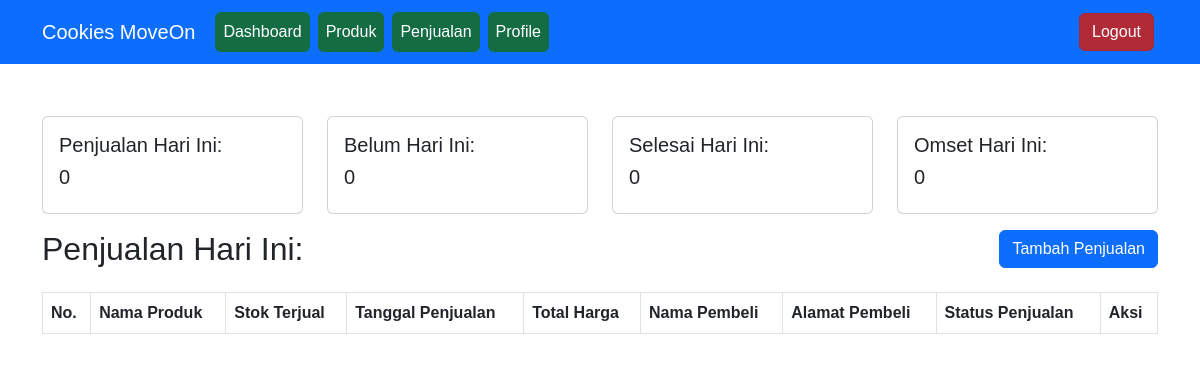
The page /dashboard.php (signed in) on the database as committed earlier.
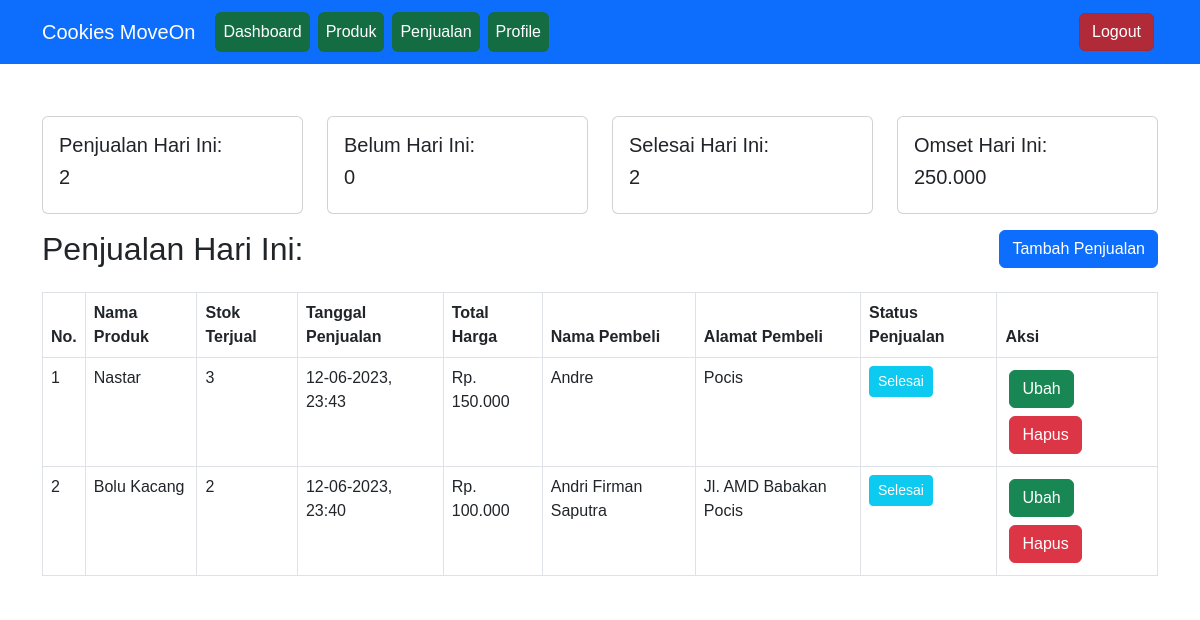
The same page on the database as committed later.
### tables this page shows
CREATE TABLE `penjualan` (
  `id_penjualan` int(11) NOT NULL,
  `id_produk` int(11) NOT NULL,
  `stok_terjual` int(11) NOT NULL,
  `tanggal_penjualan` datetime NOT NULL,
  `total_harga` int(11) NOT NULL,
  `nama_pembeli` varchar(100) NOT NULL,
  `alamat_pembeli` text NOT NULL,
  `status_penjualan` enum('Belum','Selesai') NOT NULL
);

CREATE TABLE `produk` (
  `id_produk` int(11) NOT NULL,
  `nama_produk` varchar(100) NOT NULL,
  `jenis_produk` enum('Kue','Roti','Pizza') NOT NULL,
  `satuan_produk` enum('Pcs','Toples') NOT NULL,
  `stok_produk` int(11) NOT NULL,
  `harga_produk` int(11) NOT NULL,
  `foto_produk` text NOT NULL
);

### dashboard.php (the view, shortened to what this page needs)
<?php
	require_once 'koneksi.php';
	$penjualan = mysqli_query($koneksi, "SELECT * FROM penjualan INNER JOIN produk ON penjualan.id_produk = produk.id_produk WHERE DATE(tanggal_penjualan) = CURDATE() ORDER BY tanggal_penjualan DESC, id_penjualan DESC");
	$total_penjualan_hari_ini = mysqli_fetch_assoc(mysqli_query($koneksi, "SELECT *, count(id_penjualan) as total_penjualan FROM penjualan INNER JOIN produk ON penjualan.id_produk = produk.id_produk WHERE DATE(tanggal_penjualan) = CURDATE()"))['total_penjualan'];
	$total_penjualan_belum_hari_ini = mysqli_fetch_assoc(mysqli_query($koneksi, "SELECT *, count(id_penjualan) as total_penjualan FROM penjualan INNER JOIN produk ON penjualan.id_produk = produk.id_produk WHERE DATE(tanggal_penjualan) = CURDATE() AND status_penjualan = 'Belum'"))['total_penjualan'];
	$total_penjualan_selesai_hari_ini = mysqli_fetch_assoc(mysqli_query($koneksi, "SELECT *, count(id_penjualan) as total_penjualan FROM penjualan INNER JOIN produk ON penjualan.id_produk = produk.id_produk WHERE DATE(tanggal_penjualan) = CURDATE() AND status_penjualan = 'Selesai'"))['total_penjualan'];
	$omset_hari_ini = mysqli_fetch_assoc(mysqli_query($koneksi, "SELECT *, sum(total_harga) as omset_hari_ini FROM penjualan INNER JOIN produk ON penjualan.id_produk = produk.id_produk WHERE DATE(tanggal_penjualan) = CURDATE()"))['omset_hari_ini'];
?>
<!DOCTYPE html>
<html>
<head>
	<?php include_once 'head.php'; ?>
</head>
<body>
	<?php include_once 'navbar.php'; ?>
	<div class="container anti-navbar">
		<div class="row my-3">
			<div class="col-lg-3">
				<div class="card">
				  <div class="card-body">
				    <h5 class="card-title">Penjualan Hari Ini:</h5>
				    <h5><?= str_replace(",", ".", number_format($total_penjualan_hari_ini)); ?></h5>
				  </div>
				</div>
			</div>
			<div class="col-lg-3">
				<div class="card">
				  <div class="card-body">
				    <h5 class="card-title">Belum Hari Ini:</h5>
				    <h5><?= str_replace(",", ".", number_format($total_penjualan_belum_hari_ini)); ?></h5>
				  </div>
				</div>
			</div>
			<div class="col-lg-3">
				<div class="card">
				  <div class="card-body">
				    <h5 class="card-title">Selesai Hari Ini:</h5>
				    <h5><?= str_replace(",", ".", number_format($total_penjualan_selesai_hari_ini)); ?></h5>
				  </div>
				</div>
			</div>
			<div class="col-lg-3">
				<div class="card">
				  <div class="card-body">
				    <h5 class="card-title">Omset Hari Ini:</h5>
				    <h5><?= str_replace(",", ".", number_format($omset_hari_ini)); ?></h5>
				  </div>
				</div>
			</div>
		</div>
		<div class="row my-3">
			<div class="col">
				<h2>Penjualan Hari Ini:</h2>
			</div>
			<div class="col text-end">
				<a href="tambah_penjualan.php" class="btn btn-primary">Tambah Penjualan</a>
			</div>
		</div>
		<div class="table-responsive">
			<table class="table table-bordered" id="dataTable">
				<thead>
					<tr>
						<th>No.</th>
						<th>Nama Produk</th>
						<th>Stok Terjual</th>
						<th>Tanggal Penjualan</th>
						<th>Total Harga</th>
						<th>Nama Pembeli</th>
						<th>Alamat Pembeli</th>
						<th>Status Penjualan</th>
						<th>Aksi</th>
					</tr>
				</thead>
				<tbody>
					<?php $i = 1; ?>
					<?php foreach ($penjualan as $data_penjualan): ?>
						<tr>
							<td><?= $i++; ?></td>
							<td><?= $data_penjualan['nama_produk']; ?></td>
							<td><?= $data_penjualan['stok_terjual']; ?></td>
							<td><?= date("d-m-Y, H:i", strtotime($data_penjualan['tanggal_penjualan'])); ?></td>
							<td>Rp. <?= str_replace(",", ".", number_format($data_penjualan['total_harga'])); ?></td>
							<td><?= $data_penjualan['nama_pembeli']; ?></td>
							<td><?= $data_penjualan['alamat_pembeli']; ?></td>
							<td>
								<?php if ($data_penjualan['status_penjualan'] == 'Belum'): ?>
									<a onclick="return confirm('Apakah Anda yakin ingin mengubah status penjualan <?= $data_penjualan['nama_produk']; ?>?')" class="btn btn-danger btn-sm" href="ubah_status.php?id_penjualan=<?= $data_penjualan['id_penjualan']; ?>"><?= $data_penjualan['status_penjualan']; ?></a>
								<?php else: ?>
									<span class="btn btn-info text-white btn-sm"><?= $data_penjualan['status_penjualan']; ?></span>
								<?php endif ?>
							</td>
							<td>
								<a href="ubah_penjualan.php?id_penjualan=<?= $data_penjualan['id_penjualan']; ?>" class="btn m-1 btn-success">Ubah</a>
								<a href="hapus_penjualan.php?id_penjualan=<?= $data_penjualan['id_penjualan']; ?>" onclick="return confirm('Apakah Anda yakin ingin menghapus penjualan <?= $data_penjualan['nama_produk']; ?>?')" class="btn m-1 btn-danger">Hapus</a>
							</td>
						</tr>
					<?php endforeach ?>
				</tbody>
			</table>
		</div>
	</div>
</body>
</html>

### head.php (shortened to what this page needs)
<link rel="stylesheet" type="text/css" href="css/style.css">
<link rel="stylesheet" type="text/css" href="https://cdnjs.cloudflare.com/ajax/libs/font-awesome/5.15.3/css/all.min.css">
<link rel="stylesheet" type="text/css" href="assets/bootstrap.min.css">
<link rel="stylesheet" href="assets/dataTables.bootstrap5.min.css">

### navbar.php (shortened to what this page needs)
<nav class="navbar navbar-expand-lg bg-primary navbar-dark fixed-top">
  <div class="container">
    <a class="navbar-brand" href="dashboard.php">Cookies MoveOn</a>
    <div class="collapse navbar-collapse" id="navbarText">
      <ul class="navbar-nav me-auto mb-2 mb-lg-0">
        <li class="nav-item">
          <a class="nav-link active m-1 btn btn-success" href="dashboard.php">Dashboard</a>
        </li>
        <li class="nav-item">
          <a class="nav-link active m-1 btn btn-success" href="produk.php">Produk</a>
        </li>
        <li class="nav-item">
          <a class="nav-link active m-1 btn btn-success" href="penjualan.php">Penjualan</a>
        </li>
        <li class="nav-item">
          <a class="nav-link active m-1 btn btn-success" href="profile.php">Profile</a>
        </li>
      </ul>
      <a class="active m-1 btn btn-danger" href="logout.php">Logout</a>
    </div>
  </div>
</nav>

### css/style.css (style rules this page uses)
* { padding: 0; margin-top: 0; font-family: sans-serif; }
a { color: inherit; text-decoration: none; }
.container { width: 80%; margin: 0 auto; }
.container:after { content: " "; display: block; clear: both; }
.active { background-color: #37E6F7; color: #fff; }
.anti-navbar { padding-top: 100px; }

Rows that differ between the two databases and show on the page:
added penjualan: id_produk.nama_produk "Nastar", stok_terjual "3", tanggal_penjualan "12-06-2023, 23:43", total_harga "150.000", nama_pembeli "Andre", alamat_pembeli "Pocis", status_penjualan "Selesai"
added penjualan: id_produk.nama_produk "Bolu Kacang", stok_terjual "2", tanggal_penjualan "12-06-2023, 23:40", total_harga "100.000", nama_pembeli "Andri Firman Saputra", alamat_pembeli "Jl. AMD Babakan Pocis", status_penjualan "Selesai"
Other text that changed with them:
str_replace(",", ".", number_format($total_penjualan_hari_ini)): "0" → "2"
str_replace(",", ".", number_format($omset_hari_ini)): "0" → "250.000"
text no longer shown: "0"
text now shown: "2"
